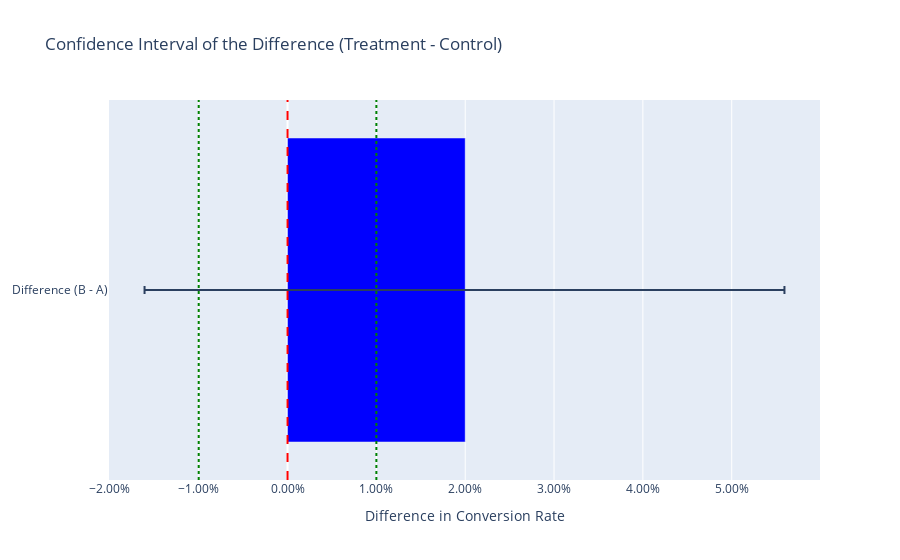

Notebook code for this chart:
### Markdown cell above
### Scenario 2: Underpowered (Button Color)
- **Setup:** 10% control CVR. True lift is 0.5% (to 10.5%). We use a small sample size.
- **Expected:** Not Statistically Significant (even if a real effect exists). A **Type II Error (False Negative)**.

### Code cell
n = 500
c_a, n_a = utils.generate_synthetic_data(n, 0.10)
c_b, n_b = utils.generate_synthetic_data(n, 0.105)
run_and_print_analysis("2. Underpowered (False Negative)", n_a, n_b, c_a, c_b, mde_abs=0.01)

### Figure 1 — Plotly figure (JSON) as saved in the notebook; plotly's stock layout.template omitted (floating-point values rounded to 4 significant figures)
{"data": [{"error_x": {"array": [0.03594], "arrayminus": [0.0361], "symmetric": false, "type": "data"}, "marker": {"color": "blue"}, "name": "95% Confidence Interval", "orientation": "h", "type": "bar", "x": [0.02], "y": ["Difference (B - A)"]}], "layout": {"shapes": [{"line": {"color": "red", "dash": "dash"}, "name": "No Effect (0.0)", "type": "line", "x0": 0, "x1": 0, "xref": "x", "y0": 0, "y1": 1, "yref": "y domain"}, {"line": {"color": "green", "dash": "dot"}, "name": "MDE (+1.0%)", "type": "line", "x0": 0.01, "x1": 0.01, "xref": "x", "y0": 0, "y1": 1, "yref": "y domain"}, {"line": {"color": "green", "dash": "dot"}, "name": "MDE (-1.0%)", "type": "line", "x0": -0.01, "x1": -0.01, "xref": "x", "y0": 0, "y1": 1, "yref": "y domain"}], "title": {"text": "Confidence Interval of the Difference (Treatment - Control)"}, "xaxis": {"tickformat": ",.2%", "title": {"text": "Difference in Conversion Rate"}}}}
